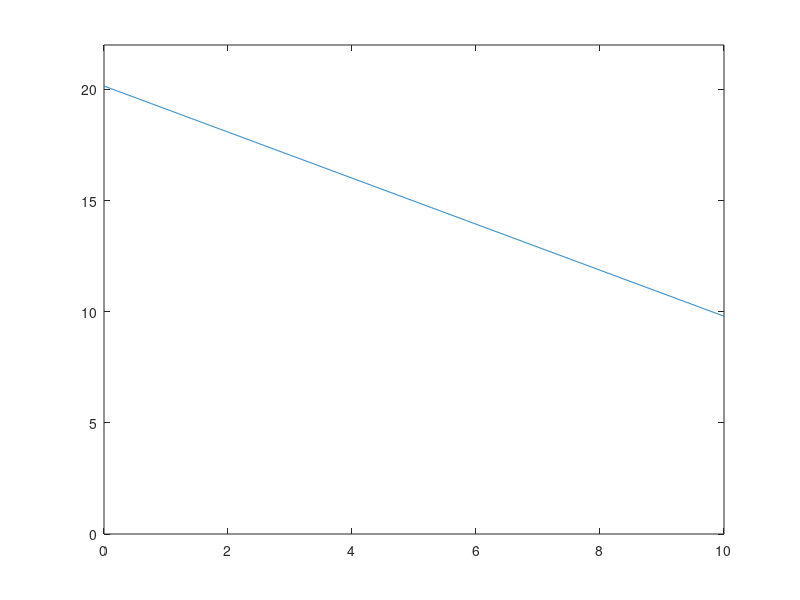
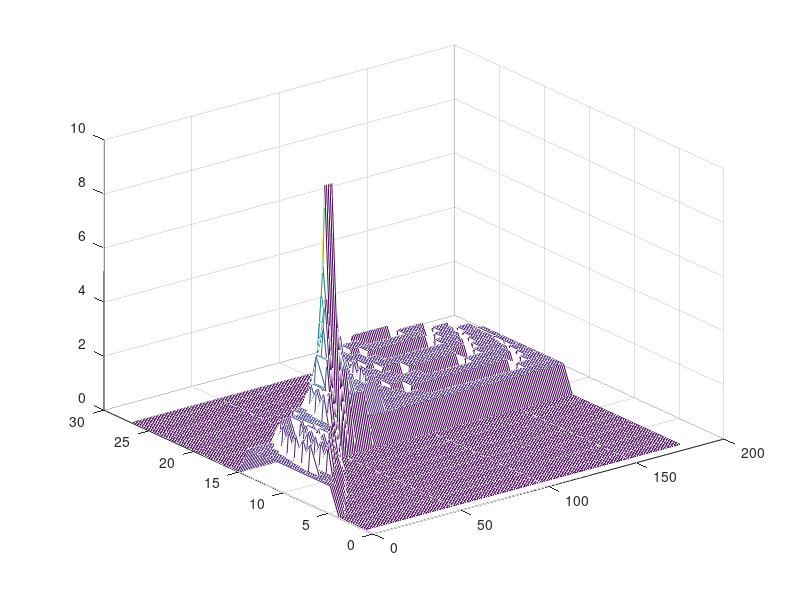
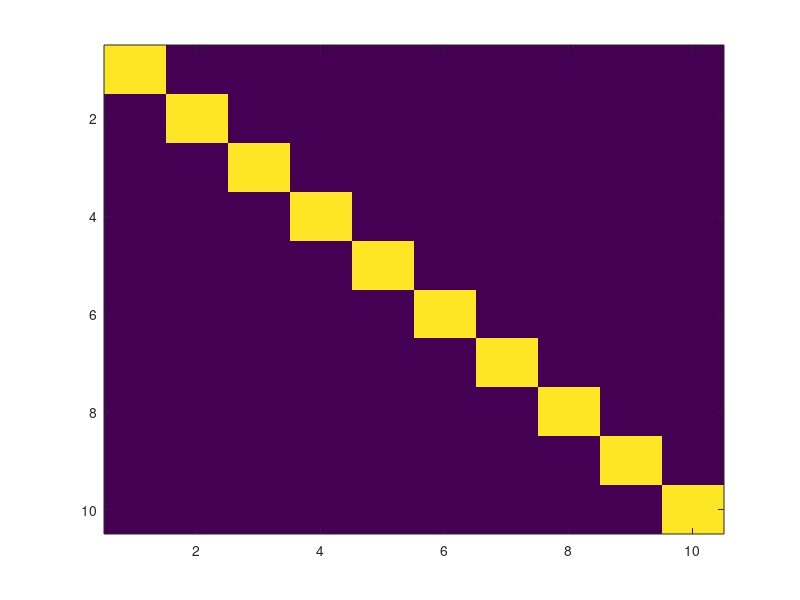

Write the MATLAB code that produced these figures, in order.
% Only need to go from 0-180 degrees since they repeat after that
close all; clear; clc;
points = diag(ones(1,10));
%points = rot90(points);

transform = hough(points);

[maxRows, iRows] = max(transform);
[maxColumns, deg] = max(maxRows);

[rhoMax, degMax] = size(transform);
rho = iRows(deg);
% iColumn gives the rho

x_0 = rho * cosd(deg);
y_0 = rho * sind(deg);
m1 = -(tand(deg))^-1;
x = 0:0.01:10;

line = m1 .* (x - x_0) + y_0;

figure(); plot(x,line); axis([0,10 0,22]);

%imagesc(transform);
figure(); mesh(transform);
figure(); imagesc(points);
